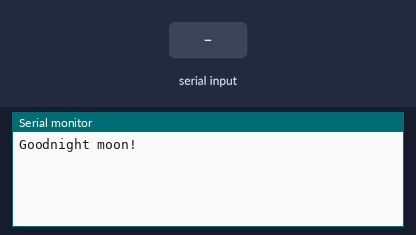
A sketch run on a simulated Arduino Uno, built with avr-gcc and run on an emulated ATmega328P. Parts: the last lines printed to the serial monitor. Inputs (shaded band) come from the test bench.

Above: at 1.2 s.
1.3 s: "1" received over the second serial link
At 1.7 s:
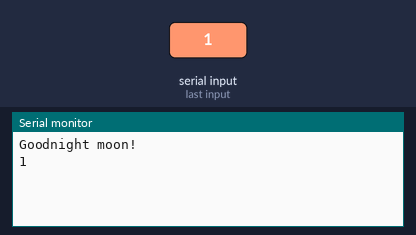
2.8 s: "0" received over the second serial link
At 4.0 s:
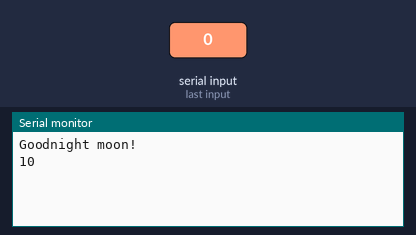

Measured:
- after the input at 1.3 s, the serial monitor: prints a new line at once (image 1)
- after the input at 2.8 s, the serial monitor: prints a new line at once (image 2)

The sketch:

Bluetooth_module_testing.ino
```cpp
// once you see your bluetooth module blinking and you want to check if the commands are being heard use this code.
// Install an andriod application on your phone.
// The name of the andriod application is Arduino BlueControl , this app is available on the playstore.
//once downloading this app connect your bluetooth module and select terminal after opening the application and try sending some text to the serial monitor.
// If you see the text that means your bluetooth module is working properly :) :) :)


#include <SoftwareSerial.h>

SoftwareSerial mySerial(8, 9); // RX, TX

void setup()
{
  // Open serial communications and wait for port to open:
  Serial.begin(9600);
  while (!Serial) {
    ; // wait for serial port to connect. Needed for Native USB only
  }


  Serial.println("Goodnight moon!");

  // set the data rate for the SoftwareSerial port
  mySerial.begin(115200);
  while (!mySerial) { Serial.println("Waiting for bluetooth..."); }
  mySerial.println("Hello, world?");
}

void loop() // run over and over
{
  if (mySerial.available())
    Serial.write(mySerial.read());
  if (Serial.available())
    mySerial.write(Serial.read());
}
```
